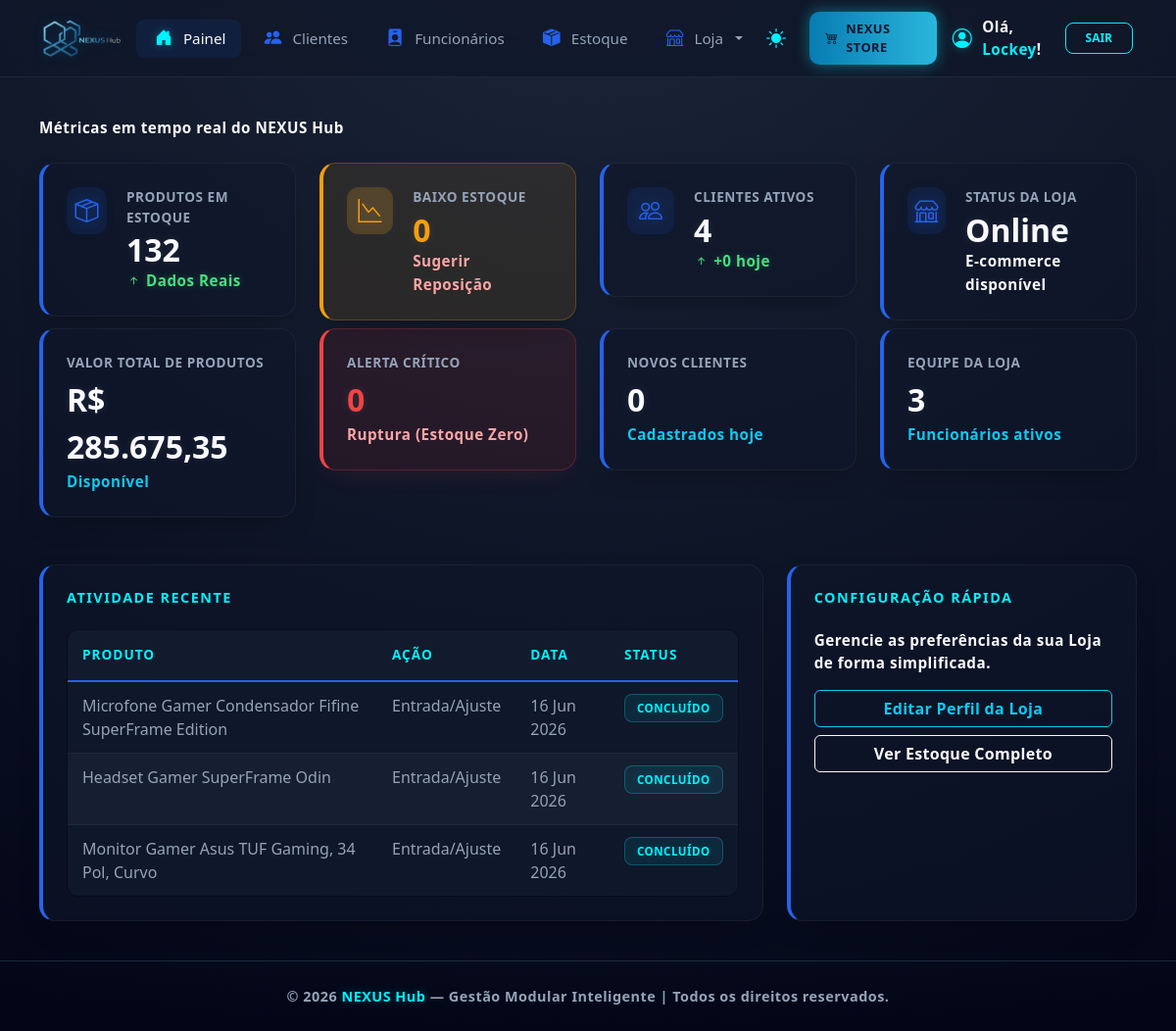
Screenshot of /nexushub/dashboard/painel/ (signed in) with the database file from the repository.
### dashboard/models.py (models this page shows, shortened)
class Produto(models.Model):
    loja = models.ForeignKey(Loja, on_delete=models.CASCADE)
    categoria = models.ForeignKey('Categoria', on_delete=models.SET_NULL, null=True, blank=True)
    nome = models.CharField(max_length=255)
    descricao = models.TextField()
    preco = models.DecimalField(max_digits=10, decimal_places=2)
    estoque = models.IntegerField(default=0)
    estoque_minimo = models.IntegerField(default=5)
    ativo = models.BooleanField(default=True)
    data_criacao = models.DateTimeField(auto_now_add=True)
    em_oferta = models.BooleanField(default=False, verbose_name="Ativar Promoção?")
    preco_promocional = models.DecimalField(
        max_digits=10,
        decimal_places=2,
        null=True,
        blank=True,
        verbose_name="Preço com Desconto"
    )

### dashboard/views.py (the view)
# urls.py: path('dashboard/painel/', views.dashboard_view, name='dashboard'),
@login_required(login_url='login_view')
def dashboard_view(request):
    loja_usuario = None
    if request.user.is_superuser:
        produtos_queryset = Produto.objects.all()
        clientes_queryset = Cliente.objects.all()
        total_funcionarios = Funcionario.objects.count()
        loja_usuario = Loja.objects.first()
    else:
        if hasattr(request.user, 'perfil') and hasattr(request.user.perfil, 'loja'):
            loja_usuario = request.user.perfil.loja
        elif hasattr(request.user, 'loja'):
            loja_usuario = request.user.loja
        else:
            funcionario_registro = Funcionario.objects.filter(usuario=request.user).first()
            if funcionario_registro and hasattr(funcionario_registro, 'loja'):
                loja_usuario = funcionario_registro.loja
        if loja_usuario:
            produtos_queryset = Produto.objects.filter(loja=loja_usuario)
            clientes_queryset = Cliente.objects.all()
            total_funcionarios = Funcionario.objects.count()
        else:
            produtos_queryset = Produto.objects.none()
            clientes_queryset = Cliente.objects.none()
            total_funcionarios = 0
    total_itens = produtos_queryset.aggregate(total=Sum('estoque'))['total'] or 0
    valor_bruto = produtos_queryset.aggregate(total=Sum(F('preco') * F('estoque')))['total'] or 0
    valor_estoque_formatado = f"{valor_bruto:,.2f}".replace(",", "X").replace(".", ",").replace("X", ".")
    baixo_estoque = produtos_queryset.filter(estoque__gt=0, estoque__lte=F('estoque_minimo')).count()
    alertas_criticos = produtos_queryset.filter(estoque__lte=0).count()
    total_clientes_ativos = clientes_queryset.count()
    hoje_inicio = timezone.localtime(timezone.now()).replace(hour=0, minute=0, second=0, microsecond=0)
    novos_clientes_hoje = clientes_queryset.filter(data_cadastro__gte=hoje_inicio).count()
    produtos_recentes = produtos_queryset.order_by('-id')[:5]
    context = {
        'total_itens': total_itens,
        'valor_estoque': valor_estoque_formatado,  # String perfeitamente formatada
        'baixo_estoque':baixo_estoque,
        'alertas_criticos': alertas_criticos,
        'total_clientes_ativos': total_clientes_ativos,
        'total_funcionarios': total_funcionarios,
        'novos_clientes_hoje': novos_clientes_hoje,
        'produtos': produtos_recentes,
        'loja_status': "Online",
        'hoje': hoje_inicio.date(),
        'loja_usuario': loja_usuario,
    }
    print("--- DEBUG NEXUS HUB ---")
    print(f"Usuário: {request.user.username} | Loja detetada: {loja_usuario}")
    return render(request, 'dashboard.html', context)

### dashboard/models.py (called while the page is built)
    def __str__(self):
        return self.nome

### dashboard/templates/dashboard.html (shortened to what this page needs)
{% extends "base.html" %}
{% load humanize %}
{% block content %}
<div class="dashboard-container">
    <div class="dashboard-header mb-4">
        <p class="text-muted-dynamic">Métricas em tempo real do NEXUS Hub</p>
    </div>
    <div class="row g-4 mb-2">
        <div class="col-md-3">
            <div class="stat-card">
                <div class="stat-icon"><i class="bi bi-box-seam"></i></div>
                <div class="stat-content">
                    <span class="stat-label">Produtos em Estoque</span>
                    <h3 class="stat-value">{{ total_itens|intcomma }}</h3>
                    <span class="stat-trend trend-up"><i class="bi bi-arrow-up-short"></i> Dados Reais</span>
                </div>
            </div>
        </div>
        <div class="col-md-3">
            <div class="stat-card low-stock">
                <div class="stat-icon"><i class="bi bi-graph-down"></i></div>
                <div class="stat-content">
                    <span class="stat-label">Baixo Estoque</span>
                    <h3 class="stat-value">{{ baixo_estoque }}</h3>
                    <span class="stat-trend text-alert-red">Sugerir Reposição</span>
                </div>
            </div>
        </div>
        <div class="col-md-3">
            <div class="stat-card">
                <div class="stat-icon"><i class="bi bi-people"></i></div>
                <div class="stat-content">
                    <span class="stat-label">Clientes Ativos</span>
                    <h3 class="stat-value">{{ total_clientes_ativos|default:"0" }}</h3>
                    <span class="stat-trend trend-up"><i class="bi bi-arrow-up-short"></i> +{{ novos_clientes_hoje|default:"0" }} hoje</span>
                </div>
            </div>
        </div>
        <div class="col-md-3">
            <div class="stat-card status-online">
                <div class="stat-icon"><i class="bi bi-shop"></i></div>
                <div class="stat-content">
                    <span class="stat-label">Status da Loja</span>
                    <h3 class="stat-value">{{ loja_status|default:"Online" }}</h3>
                    <span class="stat-subtitle">E-commerce disponível</span>
                </div>
            </div>
        </div>
    </div>
    <div class="row g-4 mb-5">
        <div class="col-md-3">
            <div class="metric-card">
                <div class="metric-label">Valor Total de Produtos</div>
                <div class="metric-value">R$ {{ valor_estoque }}</div>
                <div class="text-info">Disponível</div>
            </div>
        </div>
        <div class="col-md-3">
            <div class="metric-card warning">
                <div class="metric-label">Alerta Crítico</div>
                <div class="metric-value" style="color: #ef4444;">{{ alertas_criticos|stringformat:"01d" }}</div>
                <div class="text-alert-red">Ruptura (Estoque Zero)</div>
            </div>
        </div>
        <div class="col-md-3">
            <div class="metric-card">
                <div class="metric-label">Novos Clientes</div>
                <div class="metric-value">{{ novos_clientes_hoje|default:"0" }}</div>
                <div class="text-info">Cadastrados hoje</div>
            </div>
        </div>
        <div class="col-md-3">
            <div class="metric-card">
                <div class="metric-label">Equipe da Loja</div>
                <div class="metric-value">{{ total_funcionarios|default:"0" }}</div>
                <div class="text-info">Funcionários ativos</div>
            </div>
        </div>
    </div>
    <div class="row g-4">
        <div class="col-lg-8">
            <div class="metric-card h-100">
                <h5 class="mb-4 dashboard-section-title">Atividade Recente</h5>
                <div class="table-responsive">
                    <table class="table nexus-table mb-0">
                        <thead>
                            <tr>
                                <th>Produto</th>
                                <th>Ação</th>
                                <th>Data</th>
                                <th>Status</th>
                            </tr>
                        </thead>
                        <tbody>
                            {% for produto in produtos|slice:":3" %}
                            <tr>
                                <td>{{ produto.nome }}</td>
                                <td>Entrada/Ajuste</td>
                                <td>{{ hoje|date:"d M Y" }}</td>
                                <td><span class="badge-nexus badge-online">Concluído</span></td>
                            </tr>
                            {% empty %}
                            <tr>
                                <td colspan="4" class="text-center text-muted py-3">Sem atividades recentes</td>
                            </tr>
                            {% endfor %}
                        </tbody>
                    </table>
                </div>
            </div>
        </div>
        <div class="col-lg-4">
            <div class="metric-card h-100">
                <h5 class="mb-4 dashboard-section-title">Configuração Rápida</h5>
                <p class="nexus-config-subtitle">Gerencie as preferências da sua Loja de forma simplificada.</p>
                <div class="d-grid gap-2">
                    <a href="{% url 'editar_loja' %}" class="btn btn-outline-info">Editar Perfil da Loja</a>
                    <a href="{% url 'lista_estoque' %}" class="btn btn-outline-light">Ver Estoque Completo</a>
                </div>
            </div>
        </div>
    </div>
</div>
{% endblock %}

### dashboard/templates/base.html (shortened to what this page needs)
{% load static %}
<!DOCTYPE html>
<html lang="pt-br">
<head>
    <link href="https://cdn.jsdelivr.net/npm/bootstrap@5.3.0/dist/css/bootstrap.min.css" rel="stylesheet">
    <link rel="stylesheet" href="https://cdn.jsdelivr.net/npm/bootstrap-icons@1.11.1/font/bootstrap-icons.css">
</head>
<body>
    <nav class="navbar navbar-expand-lg navbar-nexus-top">
        <div class="container-fluid">
            <a class="navbar-brand" href="{% url 'dashboard' %}">
                <img src="{% static 'img/nexushub.png' %}" alt="NEXUS HUB" class="brand-logo-hub">
            </a>
            <div class="collapse navbar-collapse" id="nexusTopNavbar">
                <ul class="navbar-nav me-auto mb-2 mb-lg-0 gap-1">
                    {% if user.perfil.nivel in 'ADMIN,GERENTE,DONO' or user.is_superuser or is_admin %}
                    <li class="nav-item {% if request.resolver_match.url_name == 'dashboard' %}active{% endif %}">
                        <a class="nav-link" href="{% url 'dashboard' %}"><i class="bi bi-house-door-fill"></i> Painel</a>
                    </li>
                    <li class="nav-item {% if request.resolver_match.url_name == 'lista_clientes' %}active{% endif %}">
                        <a class="nav-link" href="{% url 'lista_clientes' %}"><i class="bi bi-people-fill"></i> Clientes</a>
                    </li>
                    <li class="nav-item {% if request.resolver_match.url_name == 'lista_funcionarios' %}active{% endif %}">
                        <a class="nav-link" href="{% url 'lista_funcionarios' %}"><i class="bi bi-person-badge-fill"></i> Funcionários</a>
                    </li>
                    {% endif %}
                    {% if user.perfil.nivel in 'ADMIN,GERENTE,DONO' or user.is_superuser or is_admin or is_vendedor %}
                        {% if loja %}
                        <li class="nav-item {% if request.resolver_match.url_name == 'lista_estoque' %}active{% endif %}">
                            <a class="nav-link" href="{% url 'lista_estoque' %}"><i class="bi bi-box-seam-fill"></i> Estoque</a>
                        </li>
                        {% endif %}
                        <li class="nav-item dropdown">
                            <a class="nav-link dropdown-toggle" href="#" role="button" data-bs-toggle="dropdown" aria-expanded="false">
                                <i class="bi bi-shop"></i> Loja
                            </a>
                        </li>
                    {% endif %}
                </ul>
                <div class="d-flex align-items-center gap-3 mobile-actions-wrapper">
                    <button id="theme-toggle" class="theme-toggle-btn" title="Alternar Tema">
                        <i id="theme-icon" class="bi bi-sun-fill"></i>
                    </button>
                    <a href="{% url 'vitrine' %}" class="btn-nexus-store-brand">
                        <i class="bi bi-cart4 me-2" style="color: inherit !important;"></i> NEXUS Store
                    </a>
                    {% if user.is_authenticated %}
                    <div class="user-info d-flex align-items-center gap-3">
                        <div class="user-welcome-text">
                            <i class="bi bi-person-circle"></i>
                            <span>Olá, <span style="color: var(--sotaque-glow);">{{ user.username }}</span>!</span>
                        </div>
                        <a href="{% url 'logout_view' %}" class="logout-btn">Sair</a>
                    </div>
                    {% endif %}
                </div>
            </div>
        </div>
    </nav>
    <div class="nexus-main-content" id="main-content">
        {% block content %}
        {% endblock %}
    </div>
    <footer class="rodape">
        <p>&copy; {% now "Y" %} <span class="footer-brand">NEXUS Hub</span> — Gestão Modular Inteligente | Todos os direitos reservados.</p>
    </footer>
</body>
</html>

### dashboard/templates/base.html (style rules this page uses)
:root { --nexus-blue: #2563eb; --nexus-blue-glow: rgba(37, 99, 235, 0.4); --azul-profundo: #020617; --azul-card: #0f172a; --borda: #1e293b; --texto-muted: #94a3b8; --turquesa-brilhante: #00f2fe; --turquesa-glow: rgba(0, 242, 254, 0.3); --bg-principal: radial-gradient(circle at 50% -20%, #1e293b 0%, #020617 100%); --bg-navbar: rgba(15, 23, 42, 0.8); --bg-card: #0f172a; --texto-principal: #f8fafc; --sotaque-glow: var(--turquesa-brilhante); --bg-alert: #1e293b; --border-alert: #0ea5e9; }
* { margin: 0; padding: 0; box-sizing: border-box; font-family: 'Segoe UI', system-ui, sans-serif; }
body { background: var(--bg-principal) !important; background-attachment: fixed; color: var(--texto-principal) !important; min-height: 100vh; display: flex; flex-direction: column; transition: background 0.3s ease, color 0.3s ease; }
.navbar-nexus-top { background: var(--bg-navbar) !important; backdrop-filter: blur(12px); border-bottom: 1px solid var(--borda); padding: 0.75rem 2rem; position: sticky; top: 0; z-index: 1040; }
.brand-logo-hub { height: 38px; width: auto; filter: drop-shadow(0 0 6px rgba(0, 150, 255, 0.2)); transition: transform 0.3s ease; }
.navbar-nav .nav-link { color: var(--texto-muted) !important; font-weight: 500; font-size: 0.95rem; padding: 0.5rem 1rem !important; border-radius: 8px; display: flex; align-items: center; gap: 8px; transition: all 0.2s ease; }
.navbar-nav .nav-link i { width: 1.5rem; display: flex; justify-content: center; font-size: 1.1rem; color: var(--nexus-blue); }
.navbar-nav .nav-link:hover, .navbar-nav .nav-item.active .nav-link { color: var(--texto-principal) !important; background: rgba(37, 99, 235, 0.1); }
.navbar-nav .nav-item.active .nav-link i { color: var(--turquesa-brilhante); filter: drop-shadow(0 0 5px var(--turquesa-glow)); }
.theme-toggle-btn { background: none; border: none; color: var(--sotaque-glow); cursor: pointer; padding: 8px; display: flex; align-items: center; justify-content: center; transition: transform 0.2s ease; font-size: 1.25rem; }
.btn-nexus-store-brand { background: linear-gradient(90deg, #087cb2, #2ab6dc); color: #0f172a !important; padding: 8px 16px; border-radius: 10px; text-decoration: none; display: inline-flex; align-items: center; justify-content: center; font-weight: 700; font-size: 0.8rem; transition: 0.3s; box-shadow: 0 0 15px rgba(0, 242, 254, 0.4); border: none; text-transform: uppercase; letter-spacing: 0.5px; }
.nexus-main-content { flex: 1 1 auto; padding: 40px; width: 100%; }
.fade-in-content { animation: fadeInUp 0.5s ease-out forwards; }
.rodape { padding: 25px; text-align: center; background: linear-gradient(0deg, rgba(2, 6, 23, 0.9) 0%, transparent 100%); border-top: 1px solid var(--borda); margin-top: auto; }
.rodape p { color: var(--texto-muted); font-size: 0.9rem; font-weight: 600; letter-spacing: 0.5px; margin: 0; }
.footer-brand { color: var(--sotaque-glow); text-shadow: 0 0 8px var(--turquesa-glow); }
.user-welcome-text { font-size: 0.95rem; font-weight: 600; letter-spacing: 0.5px; color: var(--texto-principal); display: flex; align-items: center; gap: 10px; }
.user-welcome-text i { font-size: 1.25rem; color: var(--sotaque-glow); filter: drop-shadow(0 0 5px var(--turquesa-glow)); }
.logout-btn { border: 1px solid var(--sotaque-glow); color: var(--sotaque-glow); padding: 6px 20px; border-radius: 8px; text-decoration: none; font-size: 0.75rem; font-weight: 700; text-transform: uppercase; transition: 0.3s; }

### rows the page displays
Produto: nome "Microfone Gamer Condensador Fifine SuperFrame Edition", hoje "16 Jun 2026"
Produto: nome "Headset Gamer SuperFrame Odin", hoje "16 Jun 2026"
Produto: nome "Monitor Gamer Asus TUF Gaming, 34 Pol, Curvo", hoje "16 Jun 2026"

### other values shown
{{ user.username }} "Lockey"
{{ total_itens|intcomma }} "132"
{{ baixo_estoque }} "0"
{{ total_clientes_ativos|default:"0" }} "4"
{{ novos_clientes_hoje|default:"0" }} "0"
{{ loja_status|default:"Online" }} "Online"
{{ valor_estoque }} "285.675,35"
{{ alertas_criticos|stringformat:"01d" }} "0"
{{ total_funcionarios|default:"0" }} "3"
